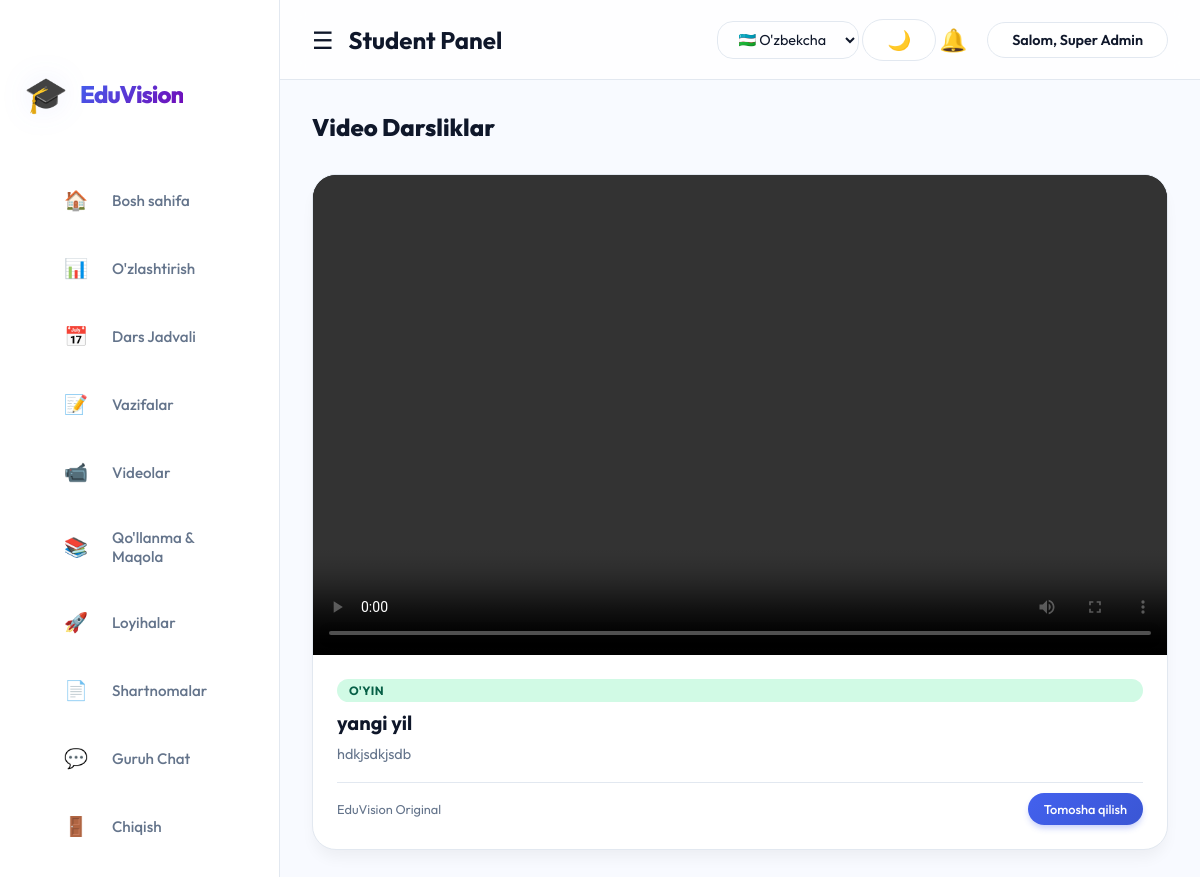
Screenshot of /user/videos.php (signed in) with the database file from the repository.
### tables this page shows
CREATE TABLE `videos` (
  `id` int(11) NOT NULL,
  `title` varchar(255) NOT NULL,
  `description` text,
  `file_path` varchar(255) NOT NULL,
  `type` enum('game','skill') NOT NULL,
  `created_at` timestamp NULL DEFAULT CURRENT_TIMESTAMP
);

### user/videos.php (the view, shortened to what this page needs)
<?php
require '../config/db.php';
$videos = $pdo->query("SELECT * FROM videos ORDER BY id DESC")->fetchAll();
?>
<!DOCTYPE html>
<html lang="uz">
<head>
    <link rel="stylesheet" href="../assets/css/style.css">
</head>
<body>
    <?php include 'sidebar.php'; ?>
    <div class="main-content">
        <h2 style="margin-bottom: 2rem; font-weight: 800; color: var(--text-dark);">Video Darsliklar</h2>
        <div class="grid">
            <?php foreach ($videos as $video): ?>
                <div class="video-card">
                    <video controls poster="">
                        <source src="../<?= $video['file_path'] ?>" type="video/mp4">
                    </video>
                    <div class="video-card-body">
                        <span class="badge badge-success">
                            <?= htmlspecialchars($video['type'] == 'game' ? "O'YIN" : "MAHORAT") ?>
                        </span>
                        <h4 class="video-card-title"><?= htmlspecialchars($video['title']) ?></h4>
                        <p class="video-card-text">
                            <?= htmlspecialchars($video['description']) ?>
                        </p>
                        <div style="margin-top: auto; padding-top: 10px; border-top: 1px solid var(--border-color); display: flex; justify-content: space-between; align-items: center;">
                            <span style="font-size: 0.8rem; color: var(--text-light);">EduVision Original</span>
                            <button onclick="this.parentElement.parentElement.previousElementSibling.play()" class="btn" style="width: auto; padding: 0.5rem 1rem; font-size: 0.8rem;">Tomosha qilish</button>
                        </div>
                    </div>
                </div>
            <?php endforeach; ?>
        </div>
    </div>
</body>
</html>

### assets/css/style.css (style rules this page uses)
:root { --primary-color: #4361ee; --primary-hover: #3a56d4; --primary-soft: rgba(67, 97, 238, 0.1); --secondary-color: #f8faff; --sidebar-bg: #ffffff; --sidebar-text: #64748b; --sidebar-active: #4361ee; --sidebar-active-bg: rgba(67, 97, 238, 0.08); --text-dark: #0f172a; --text-light: #64748b; --danger: #ef4444; --success: #10b981; --warning: #f59e0b; --white: #ffffff; --border-color: #e2e8f0; --bg-card: #ffffff; --glass-bg: rgba(255, 255, 255, 0.7); --glass-border: rgba(255, 255, 255, 0.3); --shadow-sm: 0 2px 4px rgba(0, 0, 0, 0.02); --shadow-md: 0 10px 15px -3px rgba(0, 0, 0, 0.05); --shadow-lg: 0 20px 25px -5px rgba(0, 0, 0, 0.08); --shadow-premium: 0 20px 40px -10px rgba(67, 97, 238, 0.2); --radius-md: 16px; --radius-lg: 24px; --sidebar-width: 280px; --header-height: 80px; }
* { margin: 0; padding: 0; box-sizing: border-box; font-family: 'Outfit', sans-serif; }
body { background-color: var(--secondary-color); color: var(--text-dark); display: flex; min-height: 100vh; font-size: 16px; }
.btn { display: inline-flex; justify-content: center; align-items: center; padding: 0.875rem 2rem; background: linear-gradient(135deg, var(--primary-color), var(--primary-hover)); color: white; border: none; border-radius: var(--radius-md); cursor: pointer; text-decoration: none; font-size: 1rem; font-weight: 500; transition: all 0.3s ease; width: 100%; box-shadow: 0 4px 6px -1px rgba(67, 97, 238, 0.3); }
.main-content { margin-left: var(--sidebar-width); width: calc(100% - var(--sidebar-width)); padding: 2rem; margin-top: var(--header-height); }
.badge { padding: 4px 12px; border-radius: 50px; font-size: 0.75rem; font-weight: 700; text-transform: uppercase; letter-spacing: 0.5px; display: inline-flex; align-items: center; }
.badge-success { background: #d1fae5; color: #065f46; }
.video-card { background: var(--bg-card); border-radius: var(--radius-lg); border: 1px solid var(--border-color); overflow: hidden; transition: all 0.4s cubic-bezier(0.4, 0, 0.2, 1); display: flex; flex-direction: column; box-shadow: var(--shadow-md); }
.video-card video { width: 100%; aspect-ratio: 16 / 9; object-fit: cover; background: #000; transition: filter 0.3s; }
.video-card-body { padding: 1.5rem; flex: 1; display: flex; flex-direction: column; }
.video-card-title { font-size: 1.25rem; font-weight: 700; color: var(--text-dark); margin: 0.5rem 0; line-height: 1.3; }
.video-card-text { font-size: 0.9rem; color: var(--text-light); line-height: 1.5; display: -webkit-box; -webkit-line-clamp: 2; -webkit-box-orient: vertical; overflow: hidden; margin-bottom: 1rem; }

### rows the page displays
videos: type "O'YIN", title "yangi yil", description "hdkjsdkjsdb"

### other values shown
$lang['system_title'] "EduVision"
$lang['home'] "Bosh sahifa"
$lang['tasks'] "Vazifalar"
$lang['videos'] "Videolar"
$lang['manuals'] "Qo'llanma & Maqola"
$lang['projects'] "Loyihalar"
$lang['contracts'] "Shartnomalar"
$lang['chat'] "Guruh Chat"
$lang['logout'] "Chiqish"
$lang['student_panel'] "Student Panel"
$lang['welcome'] "Salom"
$_SESSION['name'] "Super Admin"
